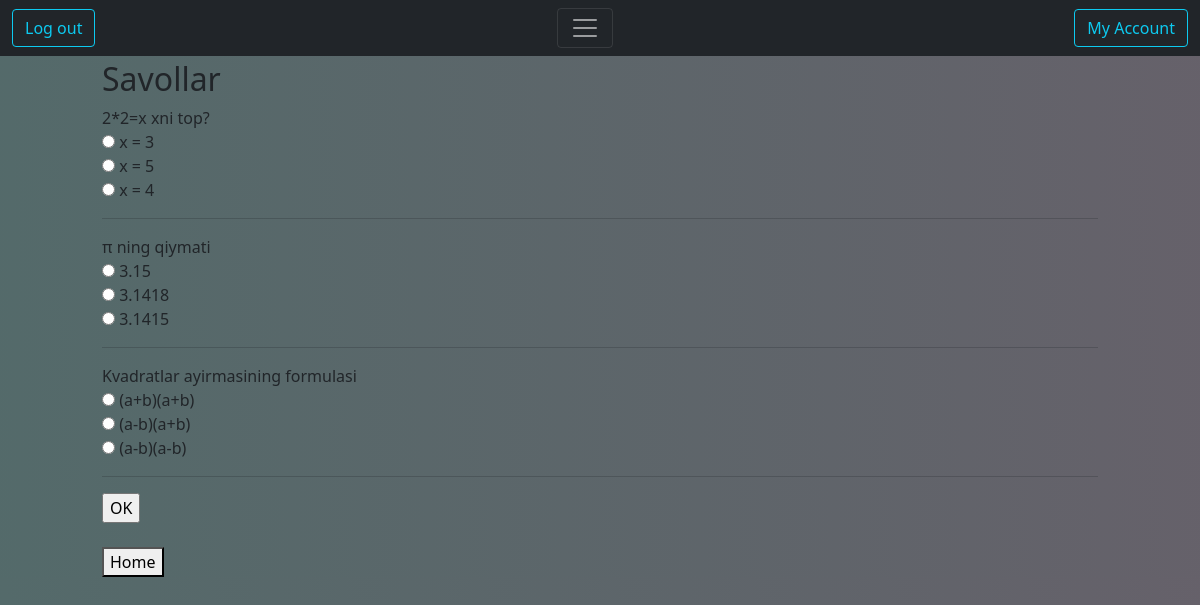
The app's page /questions/1/ (signed in) with its own data.
### polls/models.py (models this page shows, shortened)
class Questions(models.Model):
    category = models.ForeignKey(Category, on_delete=models.CASCADE)
    quiz_text = models.CharField(max_length=500)

class Choice(models.Model):
    questions = models.ForeignKey(Questions, on_delete=models.CASCADE)
    answer_text = models.CharField(max_length=150)
    correct = models.BooleanField()

### polls/views.py (the view)
# urls.py: path('questions/<int:category_id>/', savollar, name='questions'),
@login_required
def savollar(request, category_id):
    savol = Category.objects.get(pk=category_id)
    all_savollar = Questions.objects.filter(category=savol)
    return render(request, 'polls/questions.html', {'all_savollar': all_savollar, })

### polls/templates/polls/questions.html
{% extends './base.html' %}
{% block main %}
<h2>Savollar</h2>
<form action="{% url 'polls:check' %}">
    {% for savol in all_savollar %}
    {{ savol.quiz_text }} <br>
    {% for javob in savol.choice_set.all %}
    <input type="radio" id="savol" name="{{ savol.id }}" value="{{ javob.id }}" required>
    <label for="savol">{{javob.answer_text}} </label><br>
    {% endfor %}
    <hr>
    {% endfor %}
    <input type="submit" value="OK">
</form><br>
    <a style="text-decoration:none;" href="{% url 'polls:index' %}"><button>Home</button></a>
{% endblock %}

### records on screen
Questions: quiz_text "2*2=x xni top?"
Choice: answer_text "x = 3"
Choice: answer_text "x = 5"
Choice: answer_text "x = 4"
Questions: quiz_text "π ning qiymati"
Choice: answer_text "3.15"
Choice: answer_text "3.1418"
Choice: answer_text "3.1415"
Questions: quiz_text "Kvadratlar ayirmasining formulasi"
Choice: answer_text "(a+b)(a+b)"
Choice: answer_text "(a-b)(a+b)"
Choice: answer_text "(a-b)(a-b)"
